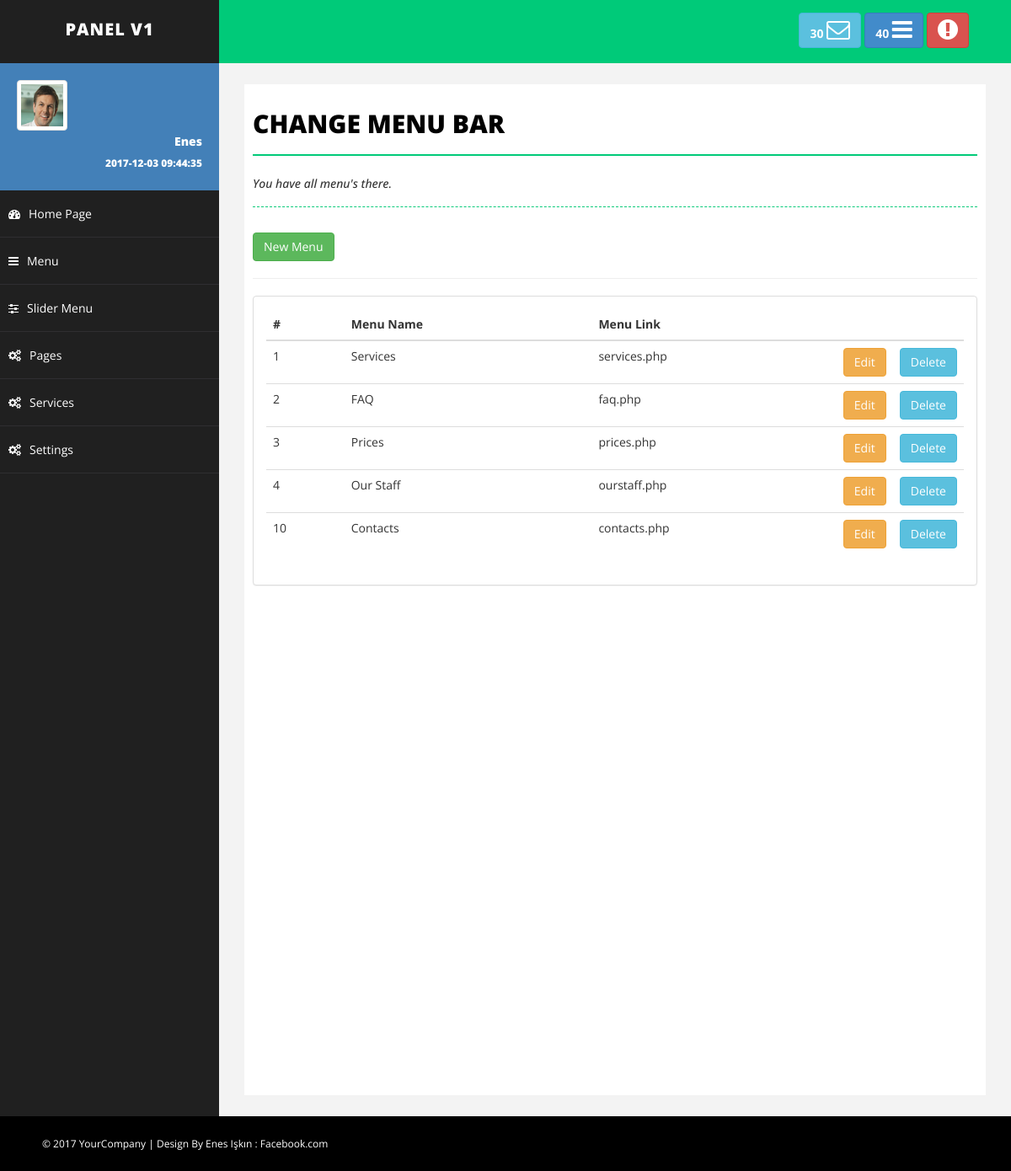
Page /admin/menu.php (signed in) on the committed database.
### tables this page shows
CREATE TABLE `menu` (
  `menu_id` int(11) NOT NULL,
  `menu_name` varchar(25) NOT NULL,
  `menu_url` varchar(250) NOT NULL
);

### admin/menu.php (the view, shortened to what this page needs)
<?php include'header.php';
include'sidebar.php';
?>
<div id="page-wrapper">
    <div id="page-inner">
        <div class="row">
            <div class="col-md-12">
                <h1 class="page-head-line">CHANGE MENU BAR</h1>
                <?php if(@$_GET['case']== "ok"){?>
                    <h1 class="page-subhead-line" style="color: green;">The change has been approved. </h1>
                <?php }elseif(@$_GET['case']=="no"){?>
                    <h1 class="page-subhead-line" style="color: red;">Change not confirmed. </h1>
                <?php } else{ ?>
                    <h1 class="page-subhead-line">You have all menu's there. </h1>
                <?php } ?>
            </div>
            <div class="col-md-12">
                <a href="new_menu.php"> <button class="btn btn-success">New Menu</button></a>
                <hr>
            </div>
            <div class="col-md-12">
                <div class="panel panel-default">
                <div class="panel-body">
                    <table class="table table-hover">
                        <thead>
                            <tr>
                                <th>#</th>
                                <th>Menu Name</th>
                                <th>Menu Link</th>
                                <th style="width: 20px;"></th>
                                <th style="width: 20px;"></th>
                            </tr>
                        </thead>
                        <tbody>
                        <?php
                            $edit_menu = mysqli_query($conn, "SELECT * FROM menu");
                            while($row_menu = mysqli_fetch_assoc($edit_menu)){?>
                                <tr>
                                    <td><?php echo $row_menu['menu_id']?></td>
                                    <td><?php echo $row_menu['menu_name']?></td>
                                    <td><?php echo $row_menu['menu_url']?></td>
                                    <td><a href="edit_menu.php?menu_id=<?php echo $row_menu['menu_id']?>"><button class="btn btn-warning">Edit</button></a> </td>
                                    <td><a href="menu.php?menu_id=<?php echo $row_menu['menu_id']?>&menusil=ok"><button class="btn btn-info">Delete</button></a> </td>
                                </tr>
                        <?php }?>
                        </tbody>
                    </table>
                 </div>
               </div>
            </div>
        </div>
    </div>
</div>
<?php include'footer.php'; ?>

### admin/sidebar.php
<nav class="navbar-default navbar-side" role="navigation">
    <div class="sidebar-collapse">
        <ul class="nav" id="main-menu">
            <li>
                <div class="user-img-div">
                    <img src="assets/img/user.png" class="img-thumbnail" />
                    <div class="inner-text">
                        <?php echo $_SESSION['admin_username']; ?>
                        <br />
                        <small><?php
                                $admin_date = $_SESSION['admin_username'];
                                $date = mysqli_query($conn, "SELECT * FROM admin WHERE admin_username = '$admin_date' ");
                                if($row_date= mysqli_fetch_assoc($date)){
                                    echo $row_date['last_date'];
                                }
                            ?> </small>
                    </div>
                </div>
            </li>
            <li>
                <a class="#" href="index.php"><i class="fa fa-dashboard "></i>Home Page</a>
            </li>
            <li>
                <a class="#" href="menu.php"><i class="fa fa-navicon"></i>Menu</a>
            </li>
            <li>
                <a class="#" href="slider.php"><i class="fa fa-sliders"></i>Slider Menu</a>
            </li>
            <li>
                <a class="#" href="pages.php"><i class="fa fa-cogs "></i>Pages</a>
            </li>
            <li>
                <a class="#" href="servicesa.php"><i class="fa fa-cogs "></i>Services</a>
            </li>
            <?php
                $admin = $_SESSION['admin_username'];
                $admin_run = mysqli_query($conn,"SELECT * FROM admin WHERE admin_username = '$admin'");
                $row_admin = mysqli_fetch_assoc($admin_run);
            if($row_admin['admin_role']=="1"){ ?>
                <li>
                <a class="#" href="settings.php"><i class="fa fa-cogs "></i>Settings</a>
            </li>
            <?php }   ?>
    </div>
</nav>

### admin/assets/css/basic.css (style rules this page uses)
body { font-family: 'Open Sans', sans-serif; line-height:25px; }
#page-wrapper { padding: 15px 15px; min-height: 600px; background: #F3F3F3; }
#page-inner { width: 100%; margin: 10px 20px 10px 0px; background-color: #fff!important; padding: 10px; min-height: 1200px; }
.page-head-line { font-size: 30px; text-transform: uppercase; color: #000; font-weight: 800; padding-bottom: 20px; border-bottom: 2px solid #00CA79; margin-bottom: 10px; }
.page-subhead-line { font-size: 14px; padding-top: 5px; padding-bottom: 20px; font-style:italic; margin-bottom:30px; border-bottom:1px dashed #00CA79; }
.user-img-div { min-height: 140px; padding: 20px; background-color: #4380B8; }
.user-img-div img { max-height: 60px; }
.user-img-div .inner-text { text-align: right; position: relative; color: #fff; font-weight: 800; line-height: 25px; }
.sidebar-collapse, .sidebar-collapse .nav { background: none; }
.sidebar-collapse .nav { padding: 0; }
.sidebar-collapse .nav > li > a { color: #fff; background: #202020; text-shadow: none; padding: 15px 40px; border-bottom: 1px solid #2F2E31; }
.sidebar-collapse > .nav > li > a { padding: 15px 10px; }
.navbar-side { border: none; background-color: #202020; }
.navbar-default { border: 0px solid black; }
.nav > li > a > i { margin-right: 10px; }
@media (min-width:768px) { #page-wrapper { margin: 0 0 0 260px; padding: 15px 30px; min-height: 1200px; } }
@media (min-width:768px) { .navbar-side { z-index: 1; position: absolute; width: 260px; } }

### rows in the picture
menu: menu_id "1", menu_name "Services", menu_url "services.php"
menu: menu_id "2", menu_name "FAQ", menu_url "faq.php"
menu: menu_id "3", menu_name "Prices", menu_url "prices.php"
menu: menu_id "4", menu_name "Our Staff", menu_url "ourstaff.php"
menu: menu_id "10", menu_name "Contacts", menu_url "contacts.php"

### other values in the picture
$_SESSION['admin_username'] "Enes"
$row_date['last_date'] "2017-12-03 09:44:35"
